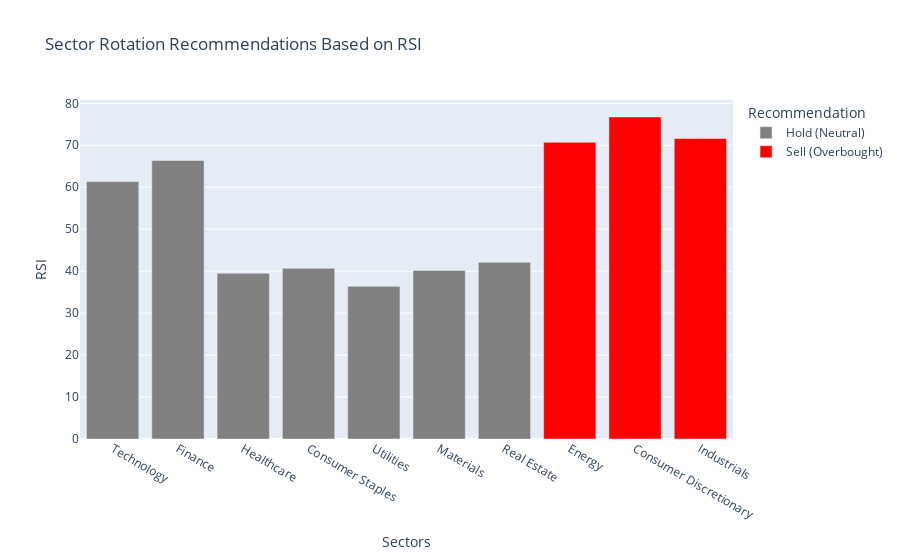

This figure's notebook cell:
### Code cell
import yfinance as yf
import pandas as pd
import numpy as np
import plotly.express as px

# Define sectors and representative ETFs (Exchange Traded Funds) for each sector
sector_etfs = {
    "Technology": "XLK",
    "Finance": "XLF",
    "Healthcare": "XLV",
    "Energy": "XLE",
    "Consumer Discretionary": "XLY",
    "Consumer Staples": "XLP",
    "Utilities": "XLU",
    "Materials": "XLB",
    "Real Estate": "XLRE",
    "Industrials": "XLI"
}

# Download historical data for the ETFs (last 6 months)
sector_data = yf.download(list(sector_etfs.values()), period="6mo")["Adj Close"]

# Function to calculate RSI
def calculate_rsi(data, window=14):
    delta = data.diff()
    gain = (delta.where(delta > 0, 0)).rolling(window=window).mean()
    loss = (-delta.where(delta < 0, 0)).rolling(window=window).mean()
    rs = gain / loss
    rsi = 100 - (100 / (1 + rs))
    return rsi

# Calculate RSI for each sector
rsi_data = sector_data.apply(calculate_rsi)

# Determine overbought and oversold sectors based on RSI
overbought_threshold = 70
oversold_threshold = 30

recommendations = []

for sector, etf in sector_etfs.items():
    latest_rsi = rsi_data[etf].iloc[-1]  # Get the latest RSI value for each sector
    if latest_rsi > overbought_threshold:
        recommendations.append({"Sector": sector, "Recommendation": "Sell (Overbought)", "RSI": latest_rsi})
    elif latest_rsi < oversold_threshold:
        recommendations.append({"Sector": sector, "Recommendation": "Buy (Oversold)", "RSI": latest_rsi})
    else:
        recommendations.append({"Sector": sector, "Recommendation": "Hold (Neutral)", "RSI": latest_rsi})

# Convert recommendations to DataFrame for visualization
recommendations_df = pd.DataFrame(recommendations)

# Create a bar plot for the recommendations
fig = px.bar(recommendations_df, x="Sector", y="RSI", color="Recommendation", 
             title="Sector Rotation Recommendations Based on RSI",
             labels={"RSI": "RSI (Relative Strength Index)"}, 
             color_discrete_map={
                 "Sell (Overbought)": "red", 
                 "Buy (Oversold)": "green", 
                 "Hold (Neutral)": "gray"})

# Update layout for readability
fig.update_layout(xaxis_title="Sectors", yaxis_title="RSI", 
                  hovermode="x unified", 
                  showlegend=True)

# Show the recommendations bar chart
fig.show()

### Figure 1 — Plotly figure (JSON) as saved in the notebook; plotly's stock layout.template omitted (floating-point values rounded to 4 significant figures)
{"data": [{"alignmentgroup": "True", "hovertemplate": "Recommendation=Hold (Neutral)<br>Sector=%{x}<br>RSI (Relative Strength Index)=%{y}<extra></extra>", "legendgroup": "Hold (Neutral)", "marker": {"color": "gray"}, "name": "Hold (Neutral)", "offsetgroup": "Hold (Neutral)", "orientation": "v", "showlegend": true, "textposition": "auto", "type": "bar", "x": ["Technology", "Finance", "Healthcare", "Consumer Staples", "Utilities", "Materials", "Real Estate"], "xaxis": "x", "y": [61.34, 66.38, 39.47, 40.67, 36.38, 40.17, 42.13], "yaxis": "y"}, {"alignmentgroup": "True", "hovertemplate": "Recommendation=Sell (Overbought)<br>Sector=%{x}<br>RSI (Relative Strength Index)=%{y}<extra></extra>", "legendgroup": "Sell (Overbought)", "marker": {"color": "red"}, "name": "Sell (Overbought)", "offsetgroup": "Sell (Overbought)", "orientation": "v", "showlegend": true, "textposition": "auto", "type": "bar", "x": ["Energy", "Consumer Discretionary", "Industrials"], "xaxis": "x", "y": [70.71, 76.75, 71.62], "yaxis": "y"}], "layout": {"barmode": "relative", "hovermode": "x unified", "legend": {"title": {"text": "Recommendation"}, "tracegroupgap": 0}, "showlegend": true, "title": {"text": "Sector Rotation Recommendations Based on RSI"}, "xaxis": {"anchor": "y", "domain": [0, 1], "title": {"text": "Sectors"}}, "yaxis": {"anchor": "x", "domain": [0, 1], "title": {"text": "RSI"}}}}
